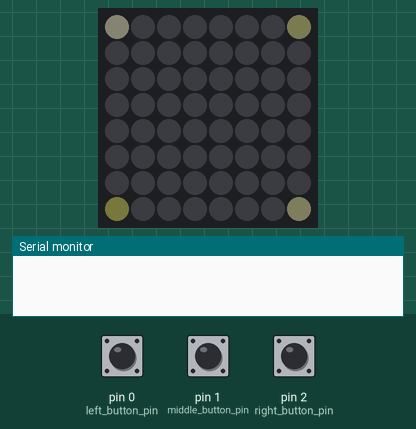
This sketch was run on a simulated Teensy 3. On the bench: 8×8 RGB LED matrix (first LED top left, wired row by row), the last lines printed to the serial monitor. Inputs (shaded band) come from the test bench; at power-on: pin 0 (left_button_pin) HIGH, pin 1 (middle_button_pin) HIGH, pin 2 (right_button_pin) HIGH (analog values on the 0–1023 scale). Dim RGB values are drawn brighter than linear; random numbers use the default seed unless the sketch sets one.

Above: at 1.2 s.
1.3 s: pin 0 (left_button_pin) pulled LOW for 1 s
At 1.65 s:
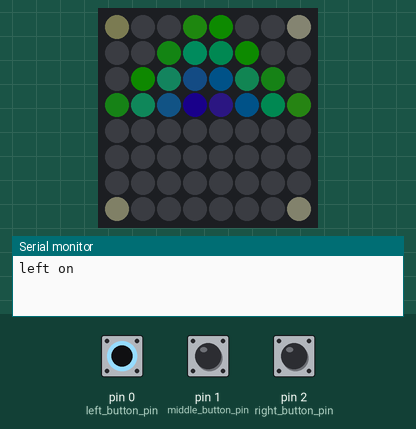
2.9 s: pin 1 (middle_button_pin) pulled LOW for 0.15 s
At 3.15 s:
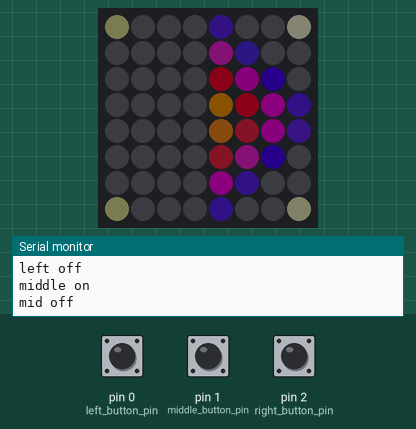
3.6 s: pin 2 (right_button_pin) pulled LOW for 3.2 s
At 4.05 s:
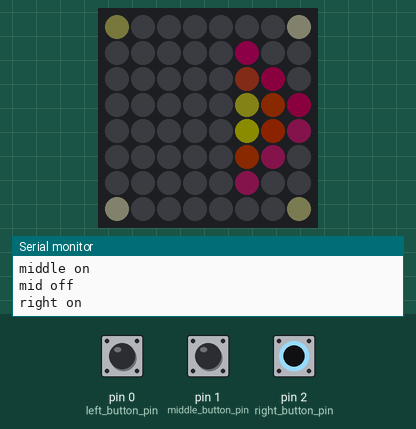
7.4 s: pin 0 (left_button_pin) pulled LOW for 0.15 s
At 7.65 s:
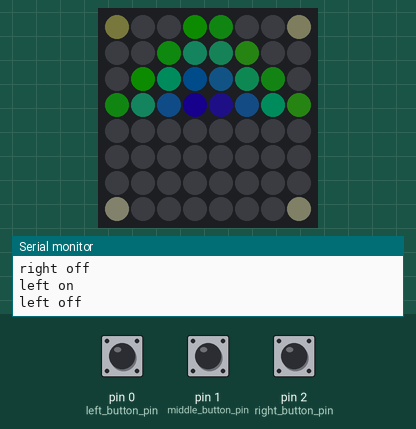
8.1 s: pin 2 (right_button_pin) pulled LOW for 0.15 s
At 8.56 s:
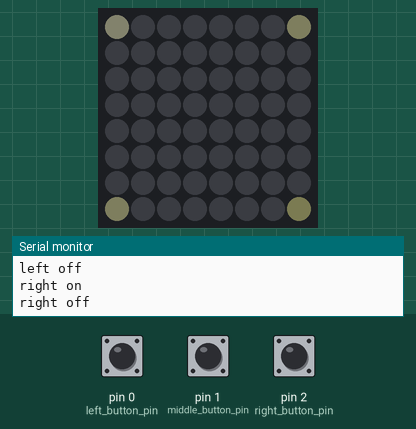
8.8 s: pin 1 (middle_button_pin) pulled LOW for 1 s
At 9.46 s:
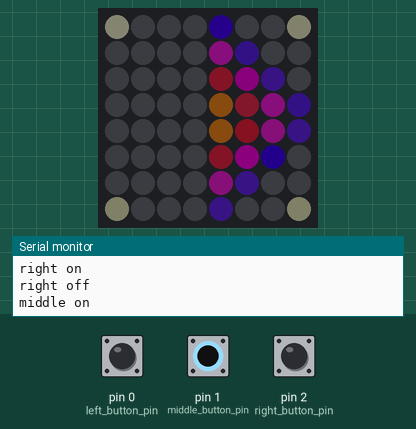
Timing chart, 0 to 11.8 s (numbered marks = the images above; inputs shaded):
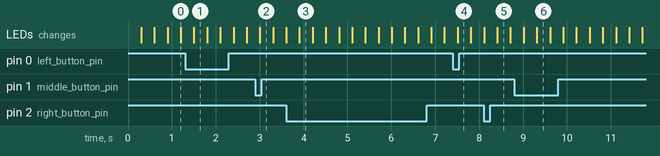

The sketch:

Class_5_-LSDJ_CHAN_MUTES.ino
```cpp
// Sends a midi note when you push buttons that mutes one of four LSDJ channels

// LED screen lights up when the buttons are used

// install this library by searching for "bounce2 " in  sketch>include library>manage libraries...
#include <Bounce2.h>
//info on what bounce does here https://github.com/thomasfredericks/Bounce2#alternate-debounce-algorithms-for-advanced-users-and-specific-cases
//functions https://github.com/thomasfredericks/Bounce2/wiki#methods
#define BOUNCE_LOCK_OUT //this tells it what mode to be in. I think it's the better one for music


//LSDJ Keyboard Mode Mappings

int xPu1 = 36; // Mute Pu1 Off/On by sending C1
int xPu2 = 37; // Mute Pu2 Off/On by sending C#1
int xWav = 38; // Mute Wav Off/On by sending D-1 //
int xNoi = 39; // Mute Noise Off/On by D#1 //


//led biz begin. don't worry about anything in this section besides max_brightness
#include <WS2812Serial.h>
//we'll be using the Teensy audio library and it doesn't play nicely with neopixels.h or fastled
// so Paul of PJRC made this much more efficient version
#define num_of_leds 64
#define led_data_pin 5 // only these pins can be used on the Teensy 3.2:  1, 5, 8, 10, 31
byte drawingMemory[num_of_leds * 3];       //  3 bytes per LED
DMAMEM byte displayMemory[num_of_leds * 12]; // 12 bytes per LED
WS2812Serial leds(num_of_leds, displayMemory, drawingMemory, led_data_pin, WS2812_GRB);

//1.0 is VERY bright if you're powering it off of 5V
// this needs to be declared and set to something >0 for the LEDs to work
float max_brightness = 0.1;
//led biz end

//defines are not variables and are best use for things like like pin numbers for now
#define left_button_pin 0
#define middle_button_pin 1
#define right_button_pin 2
//#define top_left_pot_pin A0
//#define top_right_pot_pin A1
//#define bottom_left_pot_pin A2
//#define bottom_right_pot_pin A3
#define BOUNCE_LOCK_OUT //this tells it what mode to be in. I think it's the better one for music

//Make and name bounce objects for each button we want to use
Bounce left_button = Bounce(); // to add more buttons just copy this and change "left_button" to somethign else
Bounce middle_button = Bounce();
Bounce right_button = Bounce();


unsigned long current_time;
unsigned long prev_time[8];

float set_hue;
int xy_sel;
int xy_count;
int rate1 = 30;
float freq[4];
int top_left_pot, top_right_pot, bottom_left_pot, bottom_right_pot;
int left_b, right_b, middle_b, prev_left_b, prev_right_b, prev_middle_b;


#define bitmap_width  8
#define bitmap_height 8

//arranging the array like this has makes no difference to the Teensy but makes it easy for us to make designs
// A byte is used to conserve RAM
// Math like this can only be done if the value is a #define. it won't work with variables
byte bitmap[bitmap_width * bitmap_height] =
{
  0, 0, 0, 1, 1, 0, 0, 0,
  0, 0, 1, 2, 2, 1, 0, 0,
  0, 1, 2, 3, 3, 2, 1, 0,
  1, 2, 3, 4, 4, 3, 2, 1,
  1, 2, 3, 4, 4, 3, 2, 1,
  0, 1, 2, 3, 3, 2, 1, 0,
  0, 0, 1, 2, 2, 1, 0, 0,
  0, 0, 0, 1, 1, 0, 0, 0,
};

void setup() {
  leds.begin(); //must be done in setup for the LEDs to work.

  pinMode(left_button_pin, INPUT_PULLUP); //must be done when reading buttons
  pinMode(right_button_pin, INPUT_PULLUP);
  pinMode(middle_button_pin, INPUT_PULLUP);

  left_button.attach(left_button_pin); //what pin will it read
  left_button.interval(10); //how many milliseconds of debounce time

  middle_button.attach(middle_button_pin); //what pin will it read
  middle_button.interval(10); //how many milliseconds of debounce time

  right_button.attach(right_button_pin); //what pin will it read
  right_button.interval(10); //how many milliseconds of debounce time


  analogReadResolution(12); //0-4095 pot values
  analogReadAveraging(64);  //smooth the readings some
}


void loop() {
  current_time = millis();
  left_button.update(); //check the debouncers
  middle_button.update();
  right_button.update();

  // Note On messages when each button is pressed

  if (left_button.fell()) { //much simpler way of saying  prev_button == 1 && button == 0
    usbMIDI.sendNoteOn(xPu1, 127, 16);// send MIDI mute on Channel 1// drum1.noteOn(); //only happens once and does not need a corresponding note off
    Serial.println("left on");
  }
  if (middle_button.fell()) {
    //  envelope1.noteOn(); //only happens once
    usbMIDI.sendNoteOn(xPu2, 127, 16);
    Serial.println("middle on");
  }
  if (right_button.fell()) {
    //  envelope1.noteOn(); //only happens once
    usbMIDI.sendNoteOn(xWav, 127, 16);
    Serial.println("right on");
  }

  // Note OFF messages when each button is RELEASED

  if (left_button.rose()) { //much simpler way of saying  prev_button == 1 && button == 0
    usbMIDI.sendNoteOff(xPu1, 0, 16);// send MIDI mute on Channel 1// drum1.noteOn(); //only happens once and does not need a corresponding note off
    Serial.println("left off");
  }
  if (middle_button.rose()) {
    //  envelope1.noteOn(); //only happens once
    usbMIDI.sendNoteOff(xPu2, 0, 16);
    Serial.println("mid off");
  }
  if (right_button.rose()) {
    //  envelope1.noteOn(); //only happens once
    usbMIDI.sendNoteOff(xWav, 0, 16);
    Serial.println("right off");
  }


  if (current_time - prev_time[0] > 5) { // it's better to read a little more slowly the much faster bottom of the loop    prev_time[0] = current_time;

    //    top_left_pot = analogRead(top_left_pot_pin);
    //    top_right_pot = analogRead(top_right_pot_pin);
    //    bottom_left_pot = analogRead(bottom_left_pot_pin);
    //    bottom_right_pot = analogRead(bottom_right_pot_pin);
    //
    //    freq[0] = bottom_left_pot / 6.0;
    //    freq[1] = bottom_right_pot / 6.0;
    //
    //    drum1.frequency(freq[0]);
    //    waveform1.frequency(freq[1]);


  }

  if (current_time - prev_time[1] > rate1) {
    prev_time[1] = current_time;
    for ( int x_count = 0; x_count < 8; x_count++) {
      for ( int y_count = 0; y_count < 8; y_count++) {
        xy_count = x_count + (y_count * 8); //goes from 0-64
        set_pixel_HSV(xy_count, 0, 0, 0); // turn everything off. otherwise the last "frame" swill still show

        //light up the corners "||" means or
        if (xy_count == 0 || xy_count == 7 || xy_count == 56 || xy_count == 63) {
          float r1 = random(100) / 500.0; //make a new floating point variable that will be filled with a random number between 0-.25
          set_pixel_HSV(xy_count, 0 , 0 , r1 + .1);

        }

        if (left_button.read() == 0) { //if the button is down
          if (bitmap[xy_count] > 0 && y_count < 4) { //is the bitmap >0 at this LED and are we in a column less than 4?
            //set_pixel_HSV(led to change, hue,saturation,value aka brightness)
            float r1 = random(100) / 400.0; //make a new floating point variable that will be filled with a random number between 0-.25
            float color1 = bitmap[xy_count] / 8.0; //make another float to control the color based on what's in the bitmap
            set_pixel_HSV(xy_count, .2 + color1 , 1 - r1 , .5 - r1);
          }
        }
        if (middle_button.read() == 0) {
          if (bitmap[xy_count] > 0 && x_count >= 4) {
            //set_pixel_HSV(led to change, hue,saturation,value aka brightness)
            float r1 = random(100) / 400.0;
            float color1 = bitmap[xy_count] / 8.0;
            set_pixel_HSV(xy_count, .6 + color1 , 1 - r1 , .5 - r1);
          }
        }
        if (right_button.read() == 0) {
          if (bitmap[xy_count] > 0 && x_count > 4) {
            //set_pixel_HSV(led to change, hue,saturation,value aka brightness)
            float r1 = random(100) / 400.0;
            float color1 = bitmap[xy_count] / 8.0;
            set_pixel_HSV(xy_count, .8 + color1 , 1 - r1 , .5 - r1);
          }
        }
      }
    }
    leds.show(); // after we've set what we want all the LEDs to be we send the data out through this function
  } //timing "if" over


  if (current_time - prev_time[2] > 500) {
    prev_time[2] = current_time;

    //Here we print out the usage of the audio library
    // If we go over 90% processor usage or get near the value of memory blocks we set aside in the setup we'll have issues or crash.
    // This pretty much all a copy paste
    //    Serial.print("processor: ");
    //    Serial.print(AudioProcessorUsageMax());
    //    Serial.print("%    Memory: ");
    //    Serial.print(AudioMemoryUsageMax());
    //    Serial.println();
    //    AudioProcessorUsageMaxReset(); //We need to reset these values so we get a real idea of what the audio code is doing rather than just peaking in every half a second
    //    AudioMemoryUsageMaxReset();

  }

}// loop is over


//This function is a little different than you might see in other libraries but it works pretty similar
// instead of 0-255 you see in other libraries this is all 0-1.0
// you can copy this to the bottom of any code as long as the declarations at the top in "led biz" are done

//set_pixel_HSV(led to change, hue,saturation,value aka brightness)
// led to change is 0-63
// all other are 0.0 to 1.0
// hue - 0 is red, then through the ROYGBIV to 1.0 as red again
// saturation - 0 is fully white, 1 is fully colored.
// value - 0 is off, 1 is the value set by max_brightness
// (it's not called brightness since, unlike in photoshop, we're going from black to fully lit up

//based on https://stackoverflow.com/questions/3018313/algorithm-to-convert-rgb-to-hsv-and-hsv-to-rgb-in-range-0-255-for-both

void set_pixel_HSV(int pixel, float fh, float fs, float fv) {
  byte RedLight;
  byte GreenLight;
  byte BlueLight;

  byte h = fh * 255;
  byte s = fs * 255;
  byte v = fv * max_brightness * 255;

  h = (h * 192) / 256;  // 0..191
  unsigned int i = h / 32;   // We want a value of 0 thru 5
  unsigned int f = (h % 32) * 8;   // 'fractional' part of 'i' 0..248 in jumps

  unsigned int sInv = 255 - s;  // 0 -> 0xff, 0xff -> 0
  unsigned int fInv = 255 - f;  // 0 -> 0xff, 0xff -> 0
  byte pv = v * sInv / 256;  // pv will be in range 0 - 255
  byte qv = v * (256 - s * f / 256) / 256;
  byte tv = v * (256 - s * fInv / 256) / 256;

  switch (i) {
    case 0:
      RedLight = v;
      GreenLight = tv;
      BlueLight = pv;
      break;
    case 1:
      RedLight = qv;
      GreenLight = v;
      BlueLight = pv;
      break;
    case 2:
      RedLight = pv;
      GreenLight = v;
      BlueLight = tv;
      break;
    case 3:
      RedLight = pv;
      GreenLight = qv;
      BlueLight = v;
      break;
    case 4:
      RedLight = tv;
      GreenLight = pv;
      BlueLight = v;
      break;
    case 5:
      RedLight = v;
      GreenLight = pv;
      BlueLight = qv;
      break;
  }
  leds.setPixelColor(pixel, RedLight, GreenLight, BlueLight);
}
```
